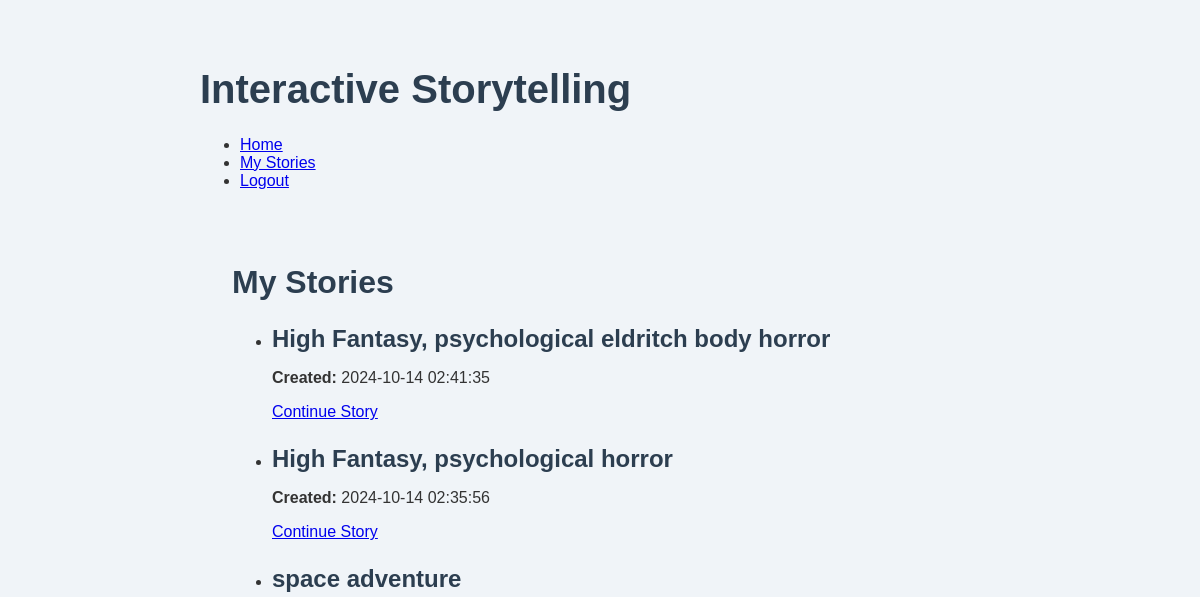
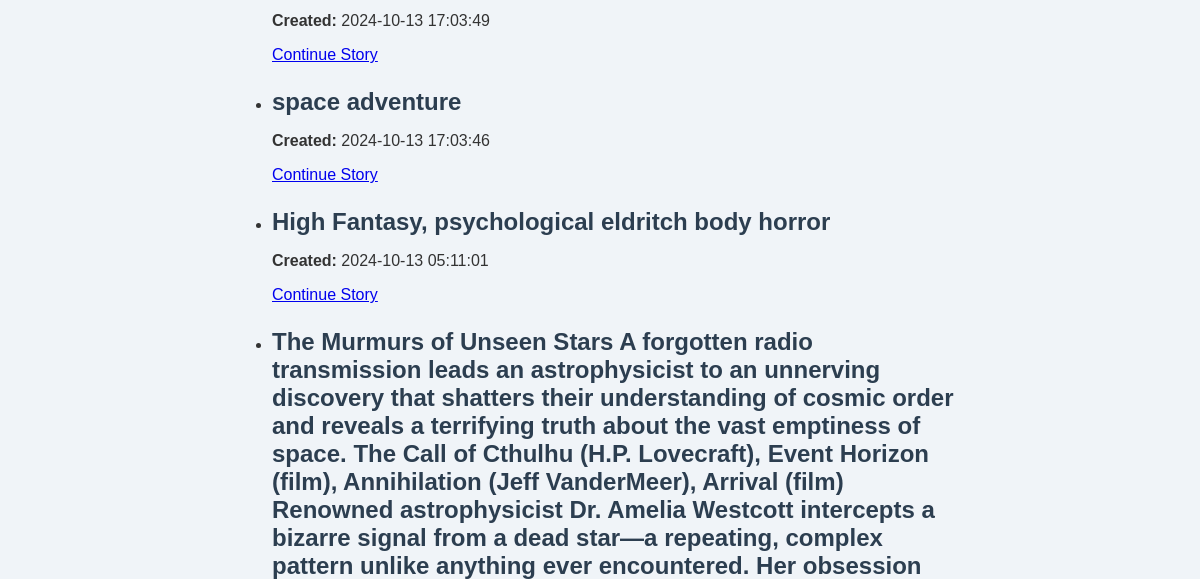
/my_stories (signed in, upper part), run on an earlier commit of the app's database (2 pictures, top to bottom).
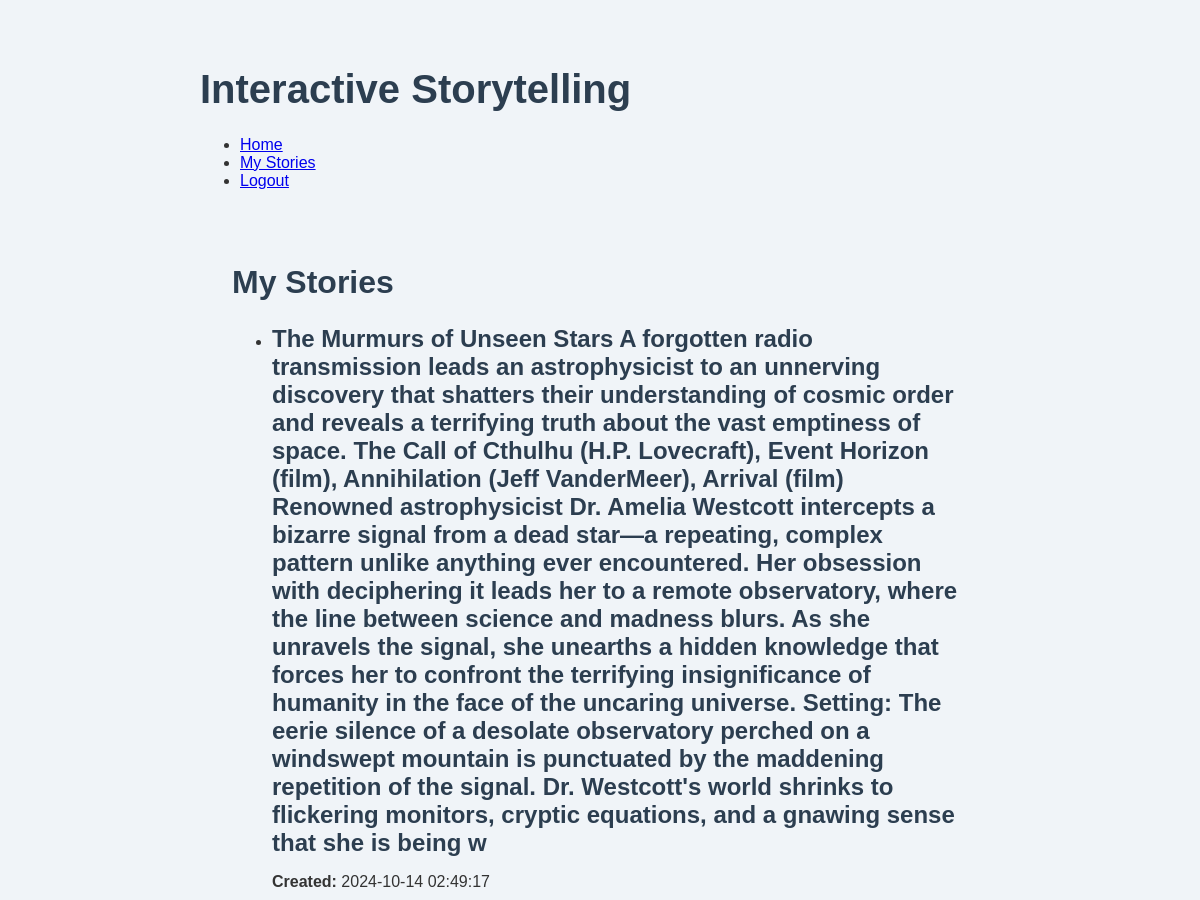
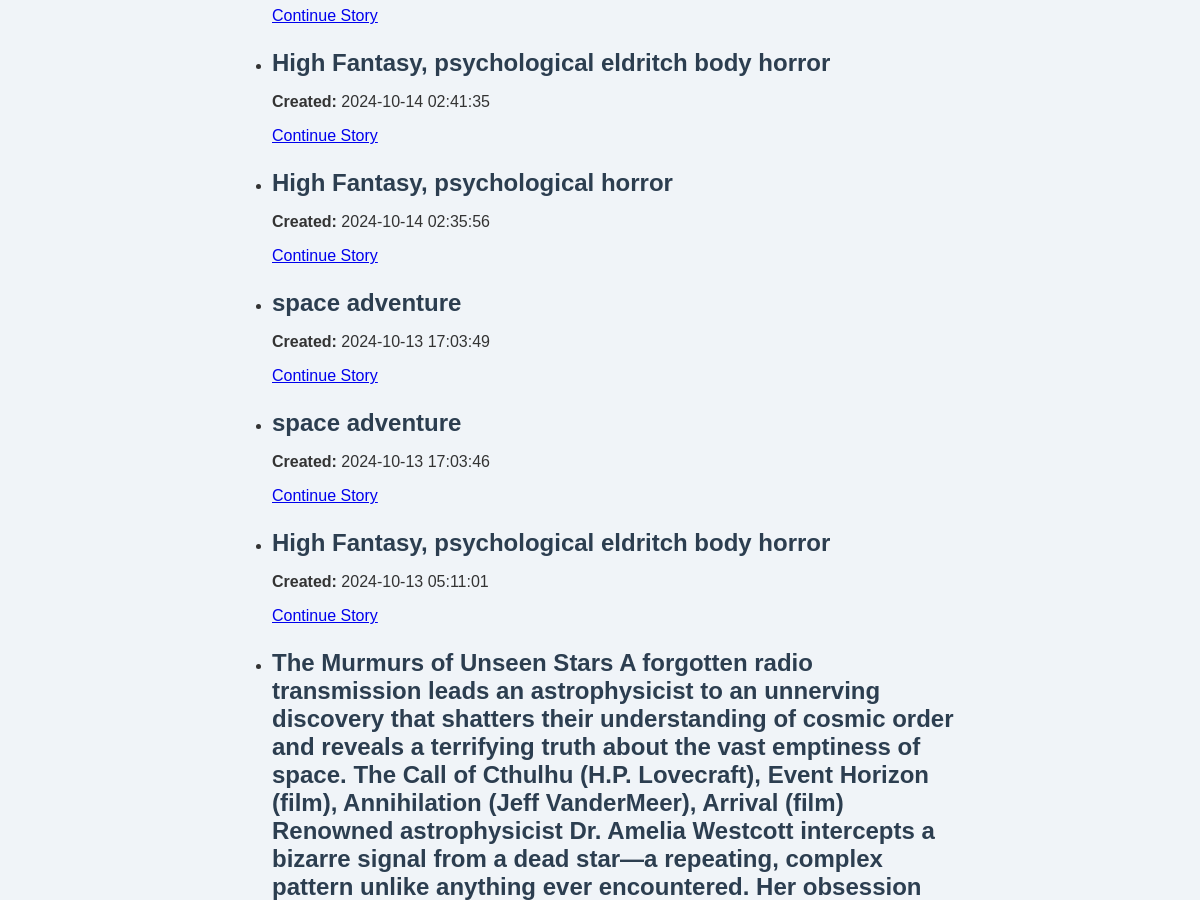
And on a later commit of the database (2 pictures, top to bottom).
### models.py (models this page shows)
class Story(db.Model):
    id = db.Column(db.Integer, primary_key=True)
    user_id = db.Column(db.Integer, db.ForeignKey('user.id'), nullable=False)
    topic = db.Column(db.String(200), nullable=False)
    book_spec = db.Column(db.Text, nullable=True)
    outline = db.Column(db.Text, nullable=True)
    created_at = db.Column(db.DateTime, default=datetime.utcnow)
    user = db.relationship('User', backref=db.backref('stories', lazy=True))

### routes.py (the view)
@main_bp.route('/my_stories')
def my_stories():
    if 'user_id' not in session:
        flash('You must be logged in to view your stories.')
        return redirect(url_for('main.login'))
    user = User.query.get(session['user_id'])
    stories = Story.query.filter_by(user_id=user.id).order_by(Story.created_at.desc()).all()
    return render_template('my_stories.html', stories=stories)

### templates/my_stories.html (shortened to what this page needs)
{% extends "base.html" %}
{% block content %}
<div class="container">
    <h2>My Stories</h2>
    {% if stories %}
        <ul class="list-group">
        {% for story in stories %}
            <li class="list-group-item">
                <h3>{{ story.topic }}</h3>
                <p><strong>Created:</strong> {{ story.created_at.strftime('%Y-%m-%d %H:%M:%S') }}</p>
                <a href="{{ url_for('main.continue_story', story_id=story.id) }}" class="btn btn-primary">Continue Story</a>
            </li>
        {% endfor %}
        </ul>
    {% else %}
        <p>You haven't created any stories yet.</p>
    {% endif %}
</div>
{% endblock %}

### templates/base.html (shortened to what this page needs)
<!DOCTYPE html>
<html lang="en">
<head>
    <link rel="stylesheet" href="{{ url_for('static', filename='css/styles.css') }}">
</head>
<body>
    <div class="container">
        <header>
            <h1>Interactive Storytelling</h1>
            <nav>
                <ul>
                    <li><a href="{{ url_for('main.index') }}">Home</a></li>
                    {% if 'user_id' in session %}
                        <li><a href="{{ url_for('main.my_stories') }}">My Stories</a></li>
                        <li><a href="{{ url_for('main.logout') }}">Logout</a></li>
                    {% else %}
                        <li><a href="{{ url_for('main.login') }}">Login</a></li>
                        <li><a href="{{ url_for('main.register') }}">Register</a></li>
                    {% endif %}
                </ul>
            </nav>
        </header>
        <main>
            {% block content %}{% endblock %}
        </main>
    </div>
</body>
</html>

### static/css/styles.css (style rules this page uses)
body { font-family: 'Arial', sans-serif; background-color: #f0f4f8; color: #333; }
.container { max-width: 800px; margin: 0 auto; padding: 2rem; }
h1, h2, h3 { color: #2c3e50; }
h1 { font-size: 2.5rem; margin-bottom: 1.5rem; }
h2 { font-size: 2rem; margin-bottom: 1rem; }
h3 { font-size: 1.5rem; margin-bottom: 0.5rem; }

What changed in the data, as far as the page shows it:
added Story: topic "The Murmurs of Unseen Stars A forgotten radio transmission leads an astrophysicist to an unnerving discovery that shatters their understanding of cosmic order and reveals a terrifying truth about the vast emptiness of space. The Call of Cthulhu (H.P. Lovecraft), Event Horizon (film), Annihilation (Jeff VanderMeer), Arrival (film) Renowned astrophysicist Dr. Amelia Westcott intercepts a bizarre signal from a dead star—a repeating, complex pattern unlike anything ever encountered. Her obsession with deciphering it leads her to a remote observatory, where the line between science and madness blurs. As she unravels the signal, she unearths a hidden knowledge that forces her to confront the…", created_at "2024-10-14 02:49:17"
